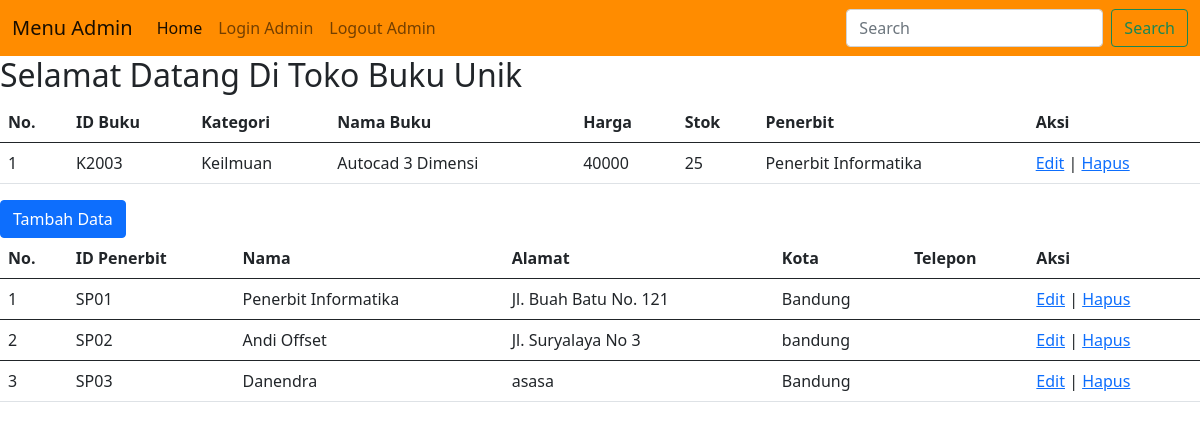
The app's page /admin/admin.php?cari=Autocad 3  Dimensi with its own data.
### tables this page shows
CREATE TABLE `buku` (
  `id` int(11) NOT NULL,
  `ID_buku` char(5) NOT NULL,
  `kategori` varchar(15) NOT NULL,
  `nama_buku` varchar(40) NOT NULL,
  `harga` int(8) NOT NULL,
  `stok` int(3) NOT NULL,
  `penerbit` set('Penerbit Informatika','Andi Offset','Danendra','') NOT NULL
);

CREATE TABLE `penerbit` (
  `id` int(11) NOT NULL,
  `ID_penerbit` char(5) NOT NULL,
  `nama` varchar(30) NOT NULL,
  `alamat` text NOT NULL,
  `kota` varchar(10) NOT NULL,
  `telepon` char(12) NOT NULL
);

### admin/admin.php (the view, shortened to what this page needs)
<?php include("../database/config.php");?>
    <!DOCTYPE html>
    <html>
    <head>
        <link href="https://cdn.jsdelivr.net/npm/bootstrap@5.0.2/dist/css/bootstrap.min.css" rel="stylesheet">
    </head>
    <body>
    <nav class="navbar navbar-expand-lg navbar-light" style="background-color: darkorange">
        <div class="container-fluid">
            <a class="navbar-brand" href="#">Menu Admin</a>
            <div class="collapse navbar-collapse" id="navbarSupportedContent">
                <ul class="navbar-nav me-auto mb-2 mb-lg-0">
                    <li class="nav-item">
                        <a class="nav-link active" aria-current="page" href="../index.php">Home</a>
                    </li>
                    <li class="nav-item">
                        <a class="nav-link" href="admin.php">Login Admin</a>
                    </li>
                    <li class="nav-item">
                        <a class="nav-link" href="logout.php" onclick="return confirm('Apakah anda yakin ingin keluar?')">Logout Admin</a>
                    </li>
                </ul>
                <form class="d-flex">
                    <input class="form-control me-2" name="cari" type="search" placeholder="Search" aria-label="Search">
                    <button class="btn btn-outline-success" type="submit">Search</button>
                </form>
            </div>
        </div>
    </nav>
    <header>
        <h2><marquee>Selamat Datang Di Toko Buku Unik</marquee></h2>
    </header>
    <div class="tab1">
    <table class="table">
        <thead>
        <tr>
            <th scope="col">No.</th>
            <th scope="col">ID Buku</th>
            <th scope="col">Kategori</th>
            <th scope="col">Nama Buku</th>
            <th scope="col">Harga</th>
            <th scope="col">Stok</th>
            <th scope="col">Penerbit</th>
            <th scope="col">Aksi</th>
        </tr>
        <?php
        if (isset($_GET['cari'])){
            $cari = $_GET['cari'];
            $sql = "SELECT * FROM buku WHERE nama_buku like '%".$cari."%'";
            $data = mysqli_query($host, $sql);
        } else {
            $sql1 = "SELECT * FROM buku";
            $data = mysqli_query($host, $sql1);
        }
        $nomor = 1;
        while ($buku1 = mysqli_fetch_array($data)){
        ?>
        </thead>
        <tbody>
        <tr>
            <td><?php echo $nomor++; ?></td>
            <td><?php echo $buku1['ID_buku']; ?></td>
            <td><?php echo $buku1['kategori']; ?></td>
            <td><?php echo $buku1['nama_buku']; ?></td>
            <td><?php echo $buku1['harga']; ?></td>
            <td><?php echo $buku1['stok']; ?></td>
            <td><?php echo $buku1['penerbit']; ?></td>
            <td>
                <a class="edit" href="edit.php?id=<?php echo $buku1['id']; ?>">Edit</a> |
                <a class="hapus" href="delete.php?id=<?php echo $buku1['id']; ?>">Hapus</a>
            </td>
        </tr>
        <?php } ?>
        </tbody>
    </table>
        <a href="add.php" class="btn btn-primary">Tambah Data</a>
    </div>
    <div class="tab2">
        <table class="table">
            <thead>
            <tr>
                <th scope="col">No.</th>
                <th scope="col">ID Penerbit</th>
                <th scope="col">Nama</th>
                <th scope="col">Alamat</th>
                <th scope="col">Kota</th>
                <th scope="col">Telepon</th>
                <th scope="col">Aksi</th>
            </tr>
            <?php
            $sql = "SELECT * FROM penerbit";
            $query = mysqli_query($host, $sql);
            $nomor = 1;
            while ($penerbit1 = mysqli_fetch_array($query)){
            ?>
            </thead>
            <tbody>
            <tr>
                <td><?php echo $nomor++; ?></td>
                <td><?php echo $penerbit1['ID_penerbit']; ?></td>
                <td><?php echo $penerbit1['nama']; ?></td>
                <td><?php echo $penerbit1['alamat']; ?></td>
                <td><?php echo $penerbit1['kota']; ?></td>
                <td><?php echo $buku1['telepon']; ?></td>
                <td>
                    <a class="edit" href="edit.php?id=<?php echo $penerbit1['id']; ?>">Edit</a> |
                    <a class="hapus" href="hapus.php?id=<?php echo $penerbit1['id']; ?>">Hapus</a>
                </td>
            </tr>
            <?php } ?>
            </tbody>
        </table>
    </div>
    </body>
    </html>

### records on screen
buku: ID_buku "K2003", kategori "Keilmuan", nama_buku "Autocad 3 Dimensi", harga "40000", stok "25", penerbit "Penerbit Informatika"
penerbit: ID_penerbit "SP01", nama "Penerbit Informatika", alamat "Jl. Buah Batu No. 121", kota "Bandung"
penerbit: ID_penerbit "SP02", nama "Andi Offset", alamat "Jl. Suryalaya No 3", kota "bandung"
penerbit: ID_penerbit "SP03", nama "Danendra", alamat "asasa", kota "Bandung"
